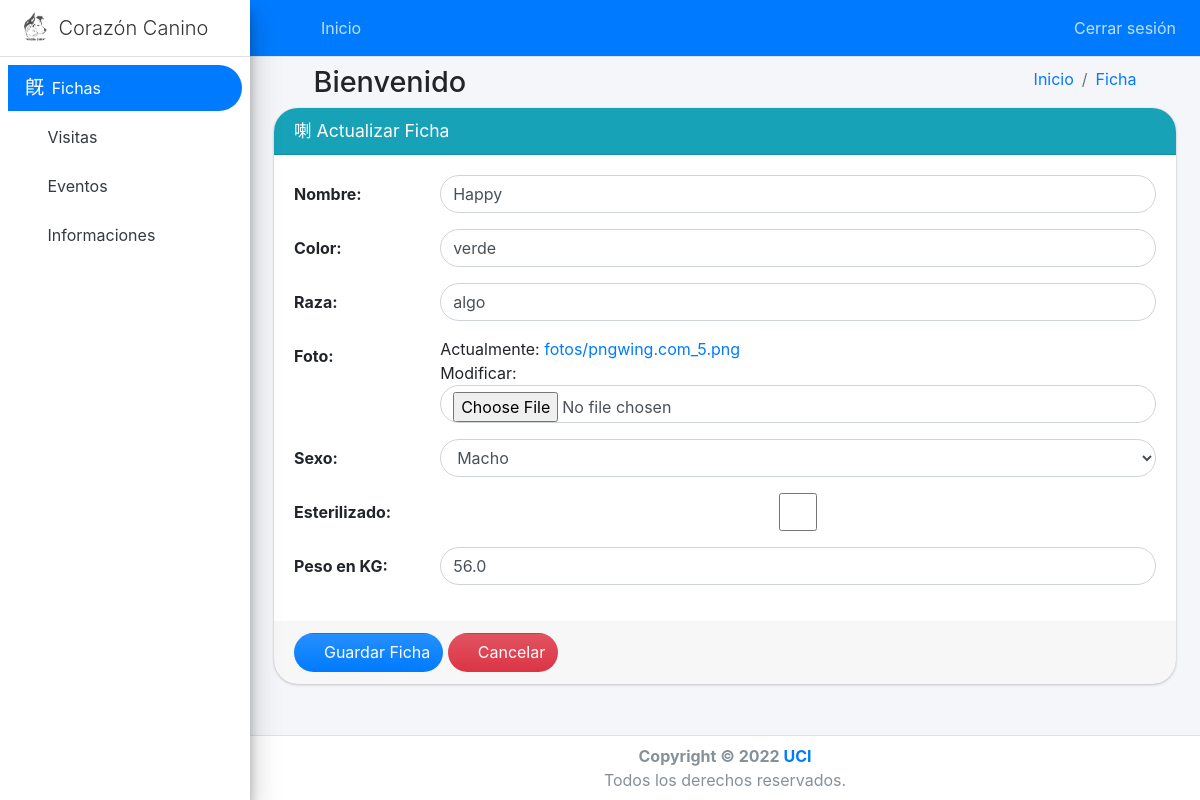
The app's page /ficha/update/7/ (signed in) with its own data.
### core/models.py (models this page shows, shortened)
class Ficha(models.Model):
    SEXO_CHOICES = (
        ('m', 'Macho'),
        ('h', 'Hembra'),
    )
    nombre = models.CharField(max_length=255, verbose_name="Nombre")
    color = models.CharField(max_length=255, verbose_name="Color")
    raza = models.CharField(max_length=255, verbose_name="Raza")
    foto = models.ImageField(upload_to='fotos/', verbose_name="Foto")
    sexo = models.CharField(max_length=255, choices=SEXO_CHOICES, verbose_name="Sexo")
    esterilizado = models.BooleanField(default=False, verbose_name="Esterilizado")
    peso = models.FloatField(verbose_name="Peso en KG")
    qr = models.CharField(max_length=900, blank=True, null=True, verbose_name="Código Qr")
    date_creation = models.DateField(auto_now_add=True, null=True, blank=True, verbose_name='Fecha de registro')
    def mostrar_foto(self):
        return mark_safe('<img src="' + self.foto.url + '"  width="80" height="80" class="circular agrandar '
                                                        'cursor-zoom-in">')
    mostrar_foto.short_description = 'Vista previa'
    mostrar_foto.allow_tags = True
    def mostrar_qr(self):
        imagen = 'A'
        if self.qr is not None:
            imagen = self.qr
        return mark_safe('<img src="' + imagen + '"  width="80" height="80" class="agrandar cursor-zoom-in">')
    mostrar_qr.short_description = 'Código QR'
    mostrar_qr.allow_tags = True

### core/views.py (the view)
# urls.py: path('ficha/update/<int:pk>/', FichaUpdateView.as_view(), name='ficha_update'),
class FichaUpdateView(LoginRequiredMixin, generic.UpdateView):
    model = Ficha
    template_name = 'form.html'
    form_class = FichaForm
    success_url = reverse_lazy('ficha_list')
    def get_context_data(self, **kwargs):
        context = super().get_context_data(**kwargs)
        context['create_url'] = reverse_lazy('ficha_add')
        context['entity'] = 'Ficha'
        context['list_url'] = self.success_url
        context['title'] = 'Actualizar Ficha'
        return context

### core/forms.py
class FichaForm(ModelForm):
    def __init__(self, *args, **kwargs):
        super().__init__(*args, **kwargs)
    class Meta:
        model = Ficha
        fields = '__all__'
        exclude = ['date_creation', 'qr', ]

### templates/form.html (shortened to what this page needs)
{% extends 'body.html' %}
{% load widget_tweaks %}
{% block content %}
    <form method="post" action="." enctype="multipart/form-data">
        <div class="card card-info circular">
            <div class="card-header circular-top">
                <h3 class="card-title">
                    {% if action == 'add' %}
                        <i class="mdi mdi-plus"></i>
                    {% else %}
                        <i class="mdi mdi-square-edit-outline"></i>
                    {% endif %}
                    {{ title }}
                </h3>
            </div>
            <div class="card-body">
                {% for field in form.visible_fields %}
                    <div class="form-group row">
                        <label for="asd" class="col-sm-2 col-form-label">{{ field.label }}:</label>
                        <div class="col-sm-10">
                            {{ field|add_class:'form-control circular'|attr:'autocomplete:off' }}
                        </div>
                    </div>
                {% endfor %}
            </div>
            <div class="card-footer circular-bottom">
                <button type="submit" class="btn bg-gradient-primary circular">
                    <i class="mdi mdi-content-save"></i> Guardar {{ entity }}
                </button>
                <a href="{{ list_url }}" class="btn bg-gradient-danger circular">
                    <i class="mdi mdi-cancel"></i> Cancelar
                </a>
            </div>
        </div>
    </form>
{% endblock %}

### static/css/mystyle.css (style rules this page uses)
.circular-top { border-top-left-radius: 1.5rem !important; border-top-right-radius: 1.5rem !important; }
.circular-bottom { border-bottom-right-radius: 1.5rem !important; border-bottom-left-radius: 1.5rem !important; }
.circular, input[type='search'], .dropdown-menu, .daterangepicker, span.select2-dropdown, li.select2-results__option, div.calendar-table table.table-condensed tbody tr td, div.bs-searchbox > *, div.jconfirm-box { border-radius: 1.5rem !important; }

### records on screen
Ficha: visible_fields "Happy" "verde" "algo" "Macho" "56.0"

### other values on screen
{{ entity }} "Ficha"
{{ title }} "Actualizar Ficha"
{{ field.label }} "Nombre" "Color" "Raza" "Foto" "Sexo" "Esterilizado" "Peso en KG"
